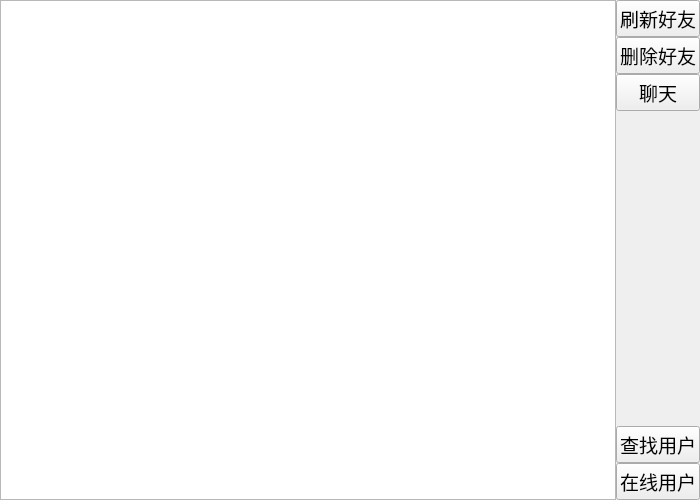
<?xml version="1.0" encoding="UTF-8"?>
<ui version="4.0">
 <class>Friend</class>
 <widget class="QWidget" name="Friend">
  <property name="geometry">
   <rect>
    <x>0</x>
    <y>0</y>
    <width>700</width>
    <height>500</height>
   </rect>
  </property>
  <property name="windowTitle">
   <string>Form</string>
  </property>
  <layout class="QHBoxLayout" name="horizontalLayout">
   <property name="spacing">
    <number>0</number>
   </property>
   <property name="leftMargin">
    <number>0</number>
   </property>
   <property name="topMargin">
    <number>0</number>
   </property>
   <property name="rightMargin">
    <number>0</number>
   </property>
   <property name="bottomMargin">
    <number>0</number>
   </property>
   <item>
    <widget class="QListWidget" name="listWidget"/>
   </item>
   <item>
    <layout class="QVBoxLayout" name="verticalLayout">
     <item>
      <widget class="QPushButton" name="flushFriend_PB">
       <property name="font">
        <font>
         <family>AcadEref</family>
         <pointsize>14</pointsize>
        </font>
       </property>
       <property name="text">
        <string>刷新好友</string>
       </property>
      </widget>
     </item>
     <item>
      <widget class="QPushButton" name="delFriend_PB">
       <property name="font">
        <font>
         <family>AcadEref</family>
         <pointsize>14</pointsize>
        </font>
       </property>
       <property name="text">
        <string>删除好友</string>
       </property>
      </widget>
     </item>
     <item>
      <widget class="QPushButton" name="chat_PB">
       <property name="font">
        <font>
         <family>AcadEref</family>
         <pointsize>14</pointsize>
        </font>
       </property>
       <property name="text">
        <string>聊天</string>
       </property>
      </widget>
     </item>
     <item>
      <spacer name="verticalSpacer">
       <property name="orientation">
        <enum>Qt::Vertical</enum>
       </property>
       <property name="sizeHint" stdset="0">
        <size>
         <width>20</width>
         <height>40</height>
        </size>
       </property>
      </spacer>
     </item>
     <item>
      <widget class="QPushButton" name="findUser_PB">
       <property name="font">
        <font>
         <family>AcadEref</family>
         <pointsize>14</pointsize>
        </font>
       </property>
       <property name="text">
        <string>查找用户</string>
       </property>
      </widget>
     </item>
     <item>
      <widget class="QPushButton" name="onlineUser_PB">
       <property name="font">
        <font>
         <family>AcadEref</family>
         <pointsize>14</pointsize>
        </font>
       </property>
       <property name="text">
        <string>在线用户</string>
       </property>
      </widget>
     </item>
    </layout>
   </item>
  </layout>
 </widget>
 <resources/>
 <connections/>
</ui>
